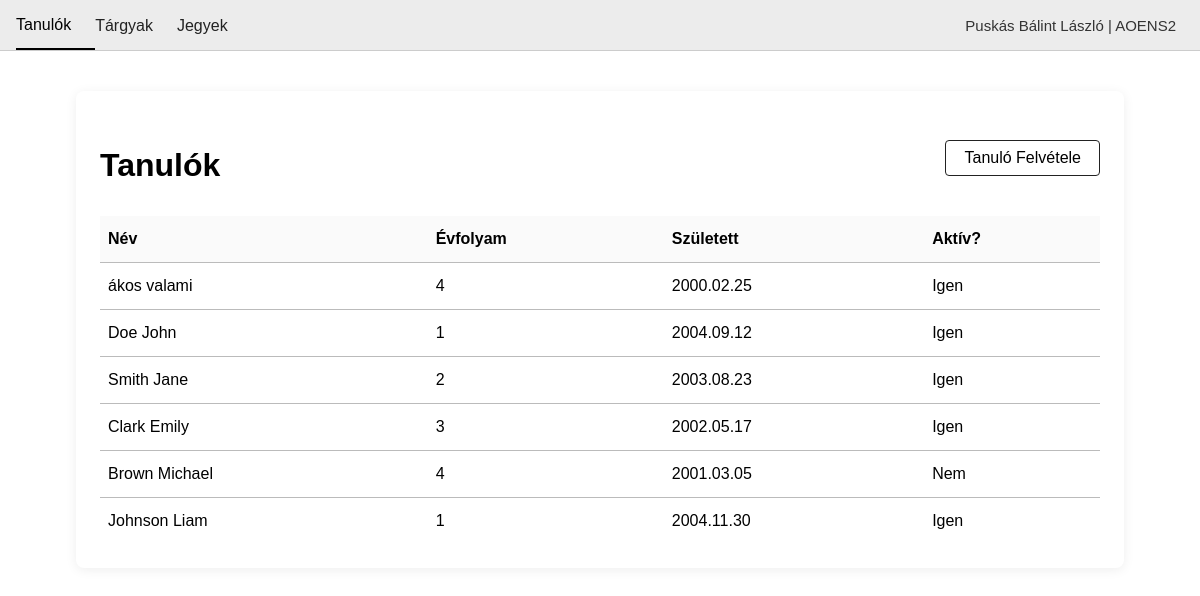
The page / on the database its author committed.
### tables this page shows
CREATE TABLE `students` (
  `id` int(11) NOT NULL,
  `first_name` varchar(255) NOT NULL,
  `last_name` varchar(255) NOT NULL,
  `year` int(11) NOT NULL,
  `birth_date` date NOT NULL,
  `active` tinyint(4) NOT NULL DEFAULT 1
);

### web/index.php (the view, shortened to what this page needs)
<?php include 'db.php'; ?>
<!DOCTYPE html>
<html lang="hu">
<head>
    <link rel="stylesheet" href="style.css">
</head>
<body>
    <nav>
        <a href="index.php" class="active">Tanulók</a>
        <a href="subjects.php">Tárgyak</a>
        <a href="grades.php">Jegyek</a>
        <div class="user-info">
            Puskás Bálint László | AOENS2
        </div>
    </nav>
    <div class="container">
    <div class="topbar">
        <h1>Tanulók</h1>
    <a>
        <form action="student_add.php" method="get" style="display:inline;">
            <button type="submit" class="btn">Tanuló Felvétele</button>
        </form>
    </a>
    </div>
        <table>
            <thead>
                <tr>
                    <th>Név</th>
                    <th>Évfolyam</th>
                    <th>Született</th>
                    <th>Aktív?</th>
                </tr>
            </thead>
            <tbody>
                <?php
                $result = $mysqli->query("SELECT * FROM students");
                while ($row = $result->fetch_assoc()) {
                    $name = htmlspecialchars($row['last_name'] . ' ' . $row['first_name']);
                    $year = (int)$row['year'];
                    $birth = $row['birth_date'] !== '0000-00-00'
                        ? date('Y.m.d', strtotime($row['birth_date']))
                        : '0000.00.00';
                    $active = $row['active'] ? 'Igen' : 'Nem';
                    echo "<tr>
                        <td>{$name}</td>
                        <td>{$year}</td>
                        <td>{$birth}</td>
                        <td>{$active}</td>
                    </tr>";
                }
                ?>
            </tbody>
        </table>
    </div>
</body>
</html>

### web/style.css (style rules this page uses)
body { font-family: Arial, sans-serif; background: #fff; margin: 0; padding: 0; }
nav { display: flex; justify-content: flex-start; align-items: center; background: #ececec; padding: 0 0 0 16px; border-bottom: 1px solid #ccc; min-height: 40px; }
nav a { display: inline-block; padding: 16px 24px 14px 0; font-weight: 500; text-decoration: none; color: #222; }
nav a.active { color: #000; border-bottom: 2px solid #000; }
.user-info { margin-left: auto; padding-right: 24px; color: #333; font-size: 15px; }
.container { max-width: 1000px; margin: 40px auto 0 auto; padding: 24px; background: #fff; border-radius: 8px; box-shadow: 0 2px 12px #eee; }
h1 { margin-top: 32px; margin-bottom: 16px; font-size: 2em; font-weight: bold; }
.topbar { display: flex; align-items: center; justify-content: space-between; margin-bottom: 16px; }
.btn { padding: 8px 18px; background: #fff; border: 1px solid #222; border-radius: 4px; cursor: pointer; font-size: 1em; font-weight: 500; transition: background 0.2s; }
table { width: 100%; border-collapse: collapse; margin-top: 12px; }
th, td { border-bottom: 1px solid #bbb; padding: 14px 8px; text-align: left; font-size: 1em; }
th { font-weight: bold; background: #fafafa; }
tr:last-child td { border-bottom: none; }
form { max-width: 400px; margin: 0 auto; }

### rows shown on the page
students: name "ákos valami", year "4", birth_date "2000.02.25", active "Igen"
students: name "Doe John", year "1", birth_date "2004.09.12", active "Igen"
students: name "Smith Jane", year "2", birth_date "2003.08.23", active "Igen"
students: name "Clark Emily", year "3", birth_date "2002.05.17", active "Igen"
students: name "Brown Michael", year "4", birth_date "2001.03.05", active "Nem"
students: name "Johnson Liam", year "1", birth_date "2004.11.30", active "Igen"
